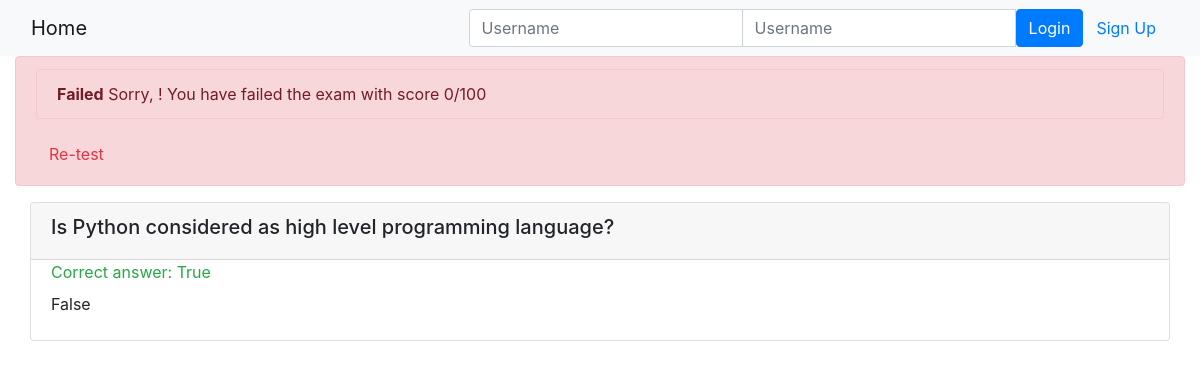
Page /onlinecourse/course/1/submission/1/result/ on the committed database.
### onlinecourse/models.py (models this page shows, shortened)
class Question(models.Model):
    course = models.ForeignKey(Course, on_delete=models.CASCADE,default="")
    lesson_id = models.ForeignKey(Lesson, on_delete=models.CASCADE)
    question_text = models.CharField(max_length=200,default="Enter question here")
    grade = models.IntegerField(default=0)
    def is_get_score(self, selected_ids):
       all_answers = self.choice_set.filter(is_correct=True).count()
       selected_correct = self.choice_set.filter(is_correct=True, id__in=selected_ids).count()
       if all_answers == selected_correct:
           return True
       else:
           return False

class Choice(models.Model):
    question_id = models.ForeignKey(Question, on_delete=models.CASCADE)
    choice_text = models.CharField(max_length=200,default="Enter choice here")
    is_correct = models.BooleanField(default=False)

### onlinecourse/views.py (the view)
# urls.py: path('course/<int:course_id>/submission/<int:submission_id>/result/', views.show_exam_result, name='show_exam_result'),
def show_exam_result(request, course_id, submission_id):
    course = get_object_or_404(Course, pk=course_id)
    submission = get_object_or_404(Submission, pk=submission_id)
    choices = submission.choices.all()
    total_score , score = 0, 0
    for question in course.question_set.all():
        total_score += question.grade
        if question.is_get_score(choices):
            score += question.grade
    context = {
        'course': course,
        'choices': choices,
        'total_score': total_score,
        'score': score,
        'grade': int((score / total_score) * 100)
    }
    return render(request, 'onlinecourse/exam_result_bootstrap.html', context)

### onlinecourse/templates/onlinecourse/exam_result_bootstrap.html (shortened to what this page needs)
<!DOCTYPE html>
<html lang="en">
<head>
    {% load static %}
    <link rel="stylesheet" href="https://maxcdn.bootstrapcdn.com/bootstrap/4.5.2/css/bootstrap.min.css">
</head>
<body>
 <nav class="navbar navbar-light bg-light">
    <div class="container-fluid">
        <div class="navbar-header">
              <a class="navbar-brand" href="{% url 'onlinecourse:index' %}">Home</a>
        </div>
        <ul class="nav navbar-nav navbar-right">
            {% if user.is_authenticated %}
            <li>
                <a class="btn btn-link" href="#">{{ user.first_name }}({{ user.username }})</a>
                <a class="btn btn-link" href="{% url 'onlinecourse:logout' %}">Logout</a>
            </li>
            {% else %}
            <li>
                <form class="form-inline" action="{% url 'onlinecourse:login' %}" method="post">
                    <div class="input-group">
                        <input type="text" class="form-control" placeholder="Username" name="username" >
                        <input type="password" class="form-control" placeholder="Username" name="psw" >
                        <button class="btn btn-primary" type="submit">Login</button>
                        <a class="btn btn-link" href="{% url 'onlinecourse:registration' %}">Sign Up</a>
                    </div>
                </form>
            </li>
            {% endif %}
        </ul>
    </div>
</nav>
<div class="container-fluid">
    {% if grade > 80 %}
    <div class="alert alert-success">
       Congratulations! You have passed the exam with score {{grade}}/100
    </div>
    {% else %}
    <div class="alert alert-danger">
       <div class="alert alert-danger">
        <b>Failed</b> Sorry, {{user.first_name}}! You have failed the exam with score {{grade}}/100
    </div>
    <a class="btn btn-link text-danger" href="{% url 'onlinecourse:course_details' course.id %}">Re-test</a>
    </div>
    {% endif %}
    <div id="exam" class="container-fluid">
        <form id="questionform"  method="get">
            {%for question in course.question_set.all%}
            <div class="card mt-1">
                <div class="card-header"><h5>{{ question.question_text}}</h5></div>
                <div class="form-group">
                   {%for choice in question.choice_set.all%}
                    <div class="form-check">
                        <label class="form-check-label">
                        {%if choice.is_correct and choice in submission.choice.all%}
                            <label class="text-success" name="{{choice.choice_text}}" id="{{choice.id}}">Correct answer: {{ choice.choice_text }}</label>
                            <br/>
                        {%elif choice.is_correct%}
                            <label class="text-success" name="{{choice.choice_text}}" id="{{choice.id}}">Correct answer: {{ choice.choice_text }}</label>
                            <br/>
                        {%elif choice in submission.choice.all and not choice.is_correct%}
                            <label class="text-danger" name="{{choice.choice_text}}" id="{{choice.id}}">Incorrect: {{ choice.choice_text }}</label>
                            <br/>
                        {%else%}
                            <label class="" name="{{choice.choice_text}}" id="{{choice.id}}">{{ choice.choice_text }}</label>
                            <br/>
                        {%endif%}
                        </label>
                    </div>
                    {%endfor%}
                </div>
            </div>
            {%endfor%}
        </form>
    </div>
</body>
</html>

### rows in the picture
Question: question_text "Is Python considered as high level programming language?"
Choice: choice_text "True"
Choice: choice_text "False"

### other values in the picture
{{ grade }} "0"
